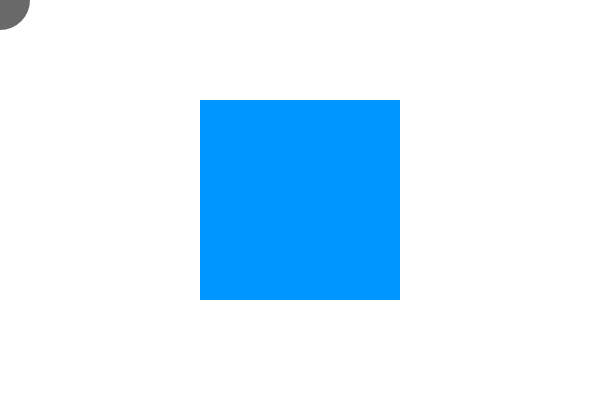
Frame 1 (no input)
Frame 60 (no input): identical to frame 1, image omitted
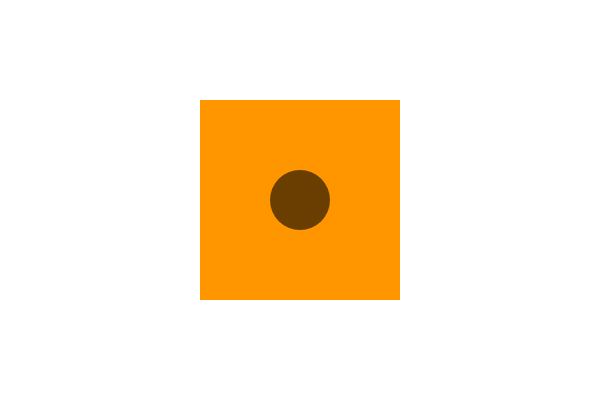
Frame 120 (the mouse pressed at the canvas centre since frame 60)

The p5.js sketch that drew these frames (run headless with seeded random() and noise() and a simulated clock; from frame 60 on, the mouse is pressed at the canvas centre):

// p5.js sketch
// ── sketch.js
let cx = 0;      // circle position (set with mouse)
let cy = 0;
let r = 30;      // circle radius

let sx = 200;    // square position
let sy = 100;
let sw = 200;    // and dimensions
let sh = 200;


function setup() {
  createCanvas(600,400);
  noStroke();
}


function draw() {
  background(255);

  // update square to mouse coordinates
  cx = mouseX;
  cy = mouseY;

  // check for collision
  // if hit, change rectangle color
  let hit = circleRect(cx,cy,r, sx,sy,sw,sh);
  if (hit) {
    fill(255,150,0);
  }
  else {
    fill(0,150,255);
  }
  rect(sx,sy, sw,sh);

  // draw the circle
  fill(0, 150);
  ellipse(cx,cy, r*2,r*2);
}


// CIRCLE/RECTANGLE
function circleRect( cx,  cy,  radius,  rx,  ry,  rw,  rh) {

  // temporary variables to set edges for testing
  let testX = cx;
  let testY = cy;

  // which edge is closest?
  if (cx < rx)         testX = rx;      // test left edge
  else if (cx > rx+rw) testX = rx+rw;   // right edge
  if (cy < ry)         testY = ry;      // top edge
  else if (cy > ry+rh) testY = ry+rh;   // bottom edge

  // get distance from closest edges
  let distX = cx-testX;
  let distY = cy-testY;
  let distance = sqrt( (distX*distX) + (distY*distY) );
  console.log(distance)

  // if the distance is less than the radius, collision!
  if (distance <= radius) {
    return true;
  }
  return false;
}
